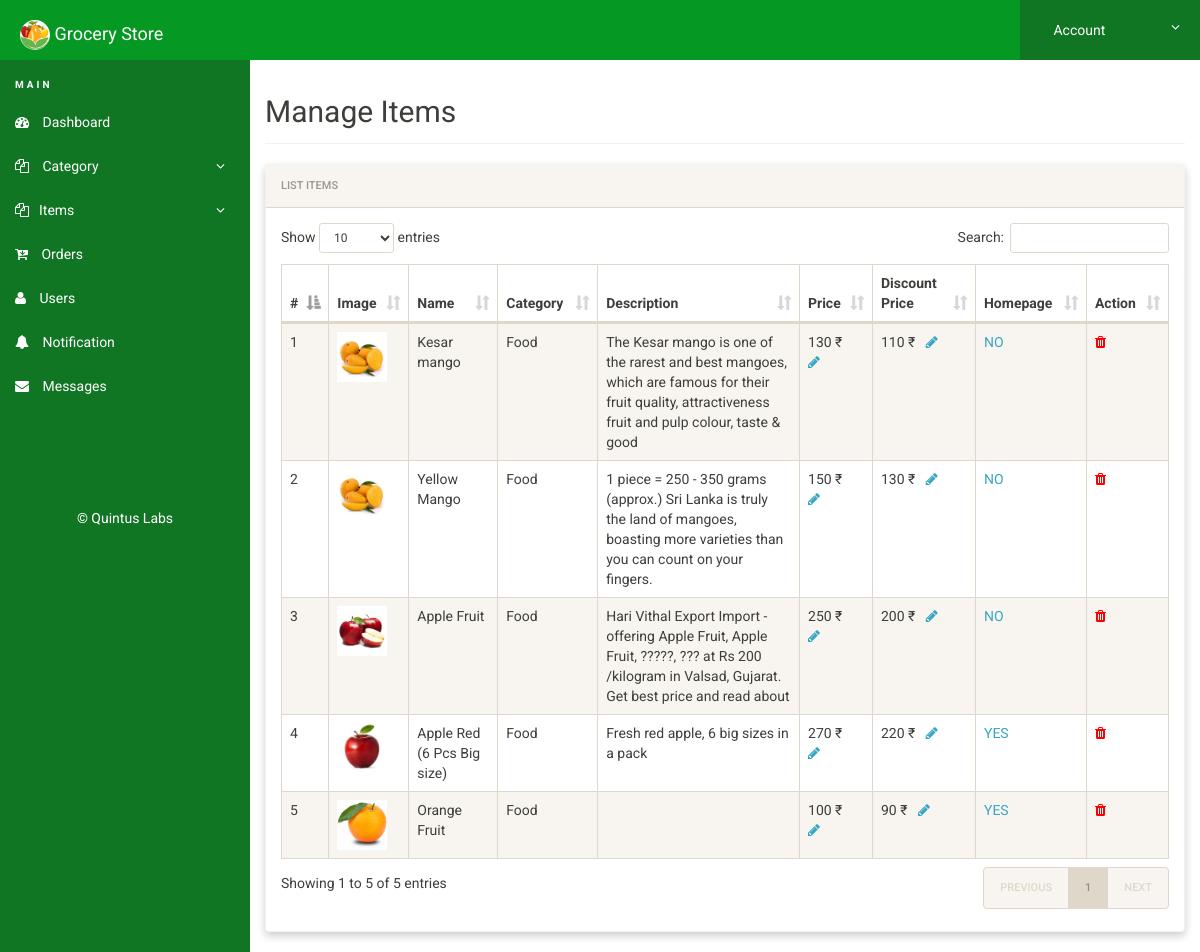
The app's page /admin/manage-items.php (signed in) with its own data.
### tables this page shows
CREATE TABLE `items` (
  `id` int(100) NOT NULL,
  `name` varchar(100) NOT NULL,
  `category` varchar(100) NOT NULL,
  `description` varchar(500) NOT NULL,
  `attribute` varchar(100) NOT NULL,
  `currency` varchar(100) NOT NULL DEFAULT 'Rs.',
  `discount` varchar(100) NOT NULL,
  `price` varchar(50) NOT NULL,
  `image` varchar(200) NOT NULL,
  `homepage` varchar(10) NOT NULL
);

### admin/manage-items.php (the view, shortened to what this page needs)
<?php
include('includes/config.php');
if(strlen($_SESSION['alogin'])==0)
{
header('location:index.php');
}
else{
?>
<!doctype html>
<html lang="en" class="no-js">
  <head>
    <link rel="stylesheet" href="css/font-awesome.min.css">
    <link rel="stylesheet" href="css/bootstrap.min.css">
    <link rel="stylesheet" href="css/dataTables.bootstrap.min.css">
    <link rel="stylesheet" href="css/bootstrap-social.css">
    <link rel="stylesheet" href="css/bootstrap-select.css">
    <link rel="stylesheet" href="css/fileinput.min.css">
    <link rel="stylesheet" href="css/awesome-bootstrap-checkbox.css">
    <link rel="stylesheet" href="css/style.css">
  </head>
  <body>
    <?php include('includes/header.php');?>
    <div class="ts-main-content">
      <?php include('includes/leftbar.php');?>
      <div class="content-wrapper">
        <div class="container-fluid">
          <div class="row">
            <div class="col-md-12">
              <h2 class="page-title">Manage Items
              </h2>
              <div class="panel panel-default">
                <div class="panel-heading">List Items
                </div>
                <div class="panel-body">
                  <table id="zctb" class="display table table-striped table-bordered table-hover" cellspacing="0" width="100%">
                    <thead>
                      <tr>
                        <th>#
                        </th>
                        <th>Image
                        </th>
                        <th>Name
                        </th>
                        <th>Category
                        </th>
                        <th>Description
                        </th>
                        <th>Price
                        </th>
                        <th>Discount Price
                        </th>
                        <th>Homepage
                        </th>
                        <th>Action
                        </th>
                      </tr>
                    </thead>
                    <tbody>
                      <?php $sql = "SELECT * from  items ";
$query = $dbh -> prepare($sql);
$query->execute();
$results=$query->fetchAll(PDO::FETCH_OBJ);
$cnt=1;
if($query->rowCount() > 0)
{
foreach($results as $result)
{				?>
                      <tr>
                        <td>
                          <?php echo htmlentities($cnt);?>
                        </td>
                        <td>
                          <img src="../assets/images/ProductImage/product/<?php echo htmlentities($result->image);?>" style="width:50px;"/>
                        </td>
                        <td>
                          <?php echo htmlentities($result->name);?>
                        </td>
                        <td>
                          <?php echo htmlentities($result->category);?>
                        </td>
                        <td>
                          <?php echo htmlentities($result->description);?>
                        </td>
                        <td>
                          <?php echo htmlentities($result->price);?> ₹
                          <a href="update-item.php?edititem=<?php echo $result->id;?>" onclick="return confirm('Do you want to update Price');">&nbsp;
                            <i class="fa fa-pencil">
                            </i>
                          </a>
                        </td>
                        <td>
                          <?php echo htmlentities($result->discount);?> ₹
                          <a href="update-item.php?edititem=<?php echo $result->id;?>" onclick="return confirm('Do you want to update Price');">&nbsp;
                            <i class="fa fa-pencil">
                            </i>
                          </a>
                        </td>
                        <td>
                          <?php if($result->homepage == 'YES')
{?>
                          <a href="manage-items.php?homepage=<?php echo htmlentities($result->id);?>" onclick="return confirm('Do you really want to Remove item from Homepage')">YES
                          </a>
                          <?php } else {?>
                          <a href="manage-items.php?unhomepage=<?php echo htmlentities($result->id);?>" onclick="return confirm('Do you really want to Make item on Homepage')">NO
                          </a>
                          <?php } ?>
                        </td>
                        <td>
                          <a href="manage-items.php?del=<?php echo $result->id;?>" onclick="return confirm('Do you want to delete');">
                            <i class="fa fa-trash" style="color:red">
                            </i>
                          </a>
                        </td>
                      </tr>
                      <?php $cnt=$cnt+1; }} ?>
                    </tbody>
                  </table>
                </div>
              </div>
            </div>
          </div>
        </div>
      </div>
    </div>
  </body>
</html>
<?php } ?>

### admin/includes/header.php (shortened to what this page needs)
<div class="brand clearfix">
<h4 class="pull-left text-white" style="margin:20px 0px 0px 20px"><img src="img/logo.png" class="logo"> Grocery Store</h4>
		<ul class="ts-profile-nav">
			<li class="ts-account">
				<a href="#"><img src="img/ts-avatar.jpg" class="ts-avatar hidden-side" alt=""> Account <i class="fa fa-angle-down hidden-side"></i></a>
			</li>
		</ul>
	</div>

### admin/includes/leftbar.php (shortened to what this page needs)
<nav class="ts-sidebar">
  <ul class="ts-sidebar-menu">
    <li class="ts-label">Main
    </li>
    <li>
      <a href="dashboard.php">
        <i class="fa fa-dashboard">
        </i> Dashboard
      </a>
    </li>
    <li>
      <a href="#">
        <i class="fa fa-files-o">
        </i> Category
      </a>
    </li>
    <li>
      <a href="#">
        <i class="fa fa-files-o">
        </i>Items
      </a>
    </li>
    <li>
      <a href="manage-orders.php">
        <i class="fa fa-cart-arrow-down">
        </i> Orders
      </a>
    </li>
    <li>
      <a href="manage-user.php">
        <i class="fa fa-user">
        </i>  Users
      </a>
    </li>
	<li>
      <a href="notification.php">
        <i class="fa fa-bell">
        </i>  Notification
      </a>
    </li>
	<li>
      <a href="message.php">
        <i class="fa fa-envelope">
        </i>  Messages
      </a>
    </li>
  </ul>
  <p class="text-center" style="color:#ffffff; margin-top: 100px;">© Quintus Labs
  </p>
</nav>

### admin/css/style.css (style rules this page uses)
html { font-size: 14px; }
@media only screen and (min-width: 480px) { html { font-size: 17px; } }
@media only screen and (min-width: 768px) { html { font-size: 14px; } }
@media only screen and (min-width: 1024px) { p { font-size: 1em; margin-bottom: 1.8em; } }
body { font-size: 1em; }
a { color: #37a6c4; }
.panel { overflow: hidden; }
.text-white, .text-light { color: #fff !important; }
ul, li { margin: 0; padding: 0; list-style: none; }
.page-title { padding-bottom: 15px; margin-bottom: 20px; border-bottom: 1px solid #f0f0f0; }
.brand { background: #059823; position: relative; z-index: 3; position: fixed; width: 100%; top: 0; }
@media only screen and (min-width: 992px) { .brand .logo { width: 250px; } }
.brand .ts-profile-nav { float: right; display: none; }
.brand .ts-profile-nav li { float: left; position: relative; }
.brand .ts-profile-nav li a { display: block; padding: 20px; color: #fff; }
.brand .ts-profile-nav .ts-account .fa-angle-down { float: right; }
.brand .ts-profile-nav .ts-account > a { width: 180px; background: #107624; }
@media only screen and (min-width: 992px) { .brand .ts-profile-nav { display: block; } }
.ts-sidebar { background: #107624; max-height: 0; transition: max-height 0.3s; overflow: hidden; position: fixed; z-index: 2; width: 100%; bottom: 0; top: 60px; overflow-y: auto; }
@media only screen and (min-width: 992px) { .ts-sidebar { max-height: 100%; bottom: 0; } }
.ts-sidebar-menu .ts-label { color: #ffffff; font-weight: bold; padding: 8px 15px; text-transform: uppercase; font-size: 10px; letter-spacing: 3px; margin-top: 10px; }
.ts-sidebar-menu a { display: block; text-decoration: none; padding: 12px 15px; color: #fff; }
.ts-sidebar-menu li { position: relative; }
.ts-sidebar-menu li i { color: #ffffff; margin-right: 10px; }
.ts-main-content .content-wrapper { padding-top: 15px; margin-top: 60px; }
@media only screen and (min-width: 992px) { .ts-main-content .ts-sidebar { width: 250px; float: left; } }
@media only screen and (min-width: 992px) { .ts-main-content .content-wrapper { margin-left: 250px; } }
.panel-default { border-color: #f2f2f2; }
.panel { margin-bottom: 20px; background-color: #ffffff; border-radius: 4px; box-shadow: 0 4px 8px 0 rgba(0,0,0,0.2); }
.panel-heading { padding: 10px 15px; }
.brand .logo { width: 30px; border-radius: 50%; }

### records on screen
items: image (picture), name "Kesar mango", category "Food", description "The Kesar mango is one of the rarest and best mangoes, which are famous for their fruit quality, attractiveness fruit and pulp colour, taste & good", price "130", discount "110"
items: image (picture), name "Yellow Mango", category "Food", description "1 piece = 250 - 350 grams (approx.) Sri Lanka is truly the land of mangoes, boasting more varieties than you can count on your fingers.", price "150", discount "130"
items: image (picture), name "Apple Fruit", category "Food", description "Hari Vithal Export Import - offering Apple Fruit, Apple Fruit, ?????, ??? at Rs 200 /kilogram in Valsad, Gujarat. Get best price and read about", price "250", discount "200"
items: image (picture), name "Apple Red (6 Pcs Big size)", category "Food", description "Fresh red apple, 6 big sizes in a pack", price "270", discount "220"
items: image (picture), name "Orange Fruit", category "Food", price "100", discount "90"
